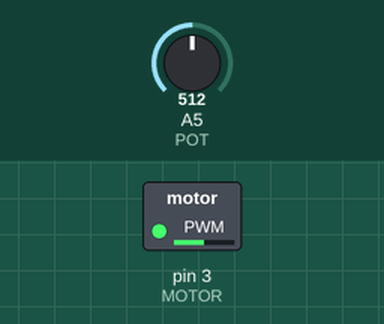
The sketch below on a simulated Arduino Uno, built with avr-gcc and run on an emulated ATmega328P. Parts: switched loads named in the sketch (green lamp = pin HIGH). The test bench sets the inputs (shaded band); at power-on: A5 (POT) = 512.

Above: at 1.2 s.
1.3 s: A5 (POT) set to 716
At 2.2 s:
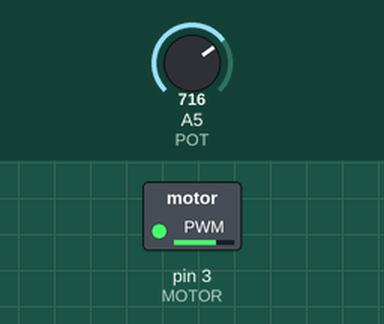
2.8 s: A5 (POT) set to 900
At 3.6 s:
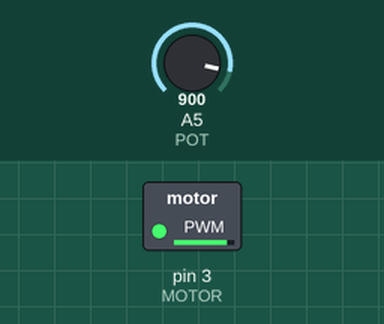
4.3 s: A5 (POT) set to 122
At 4.9 s:
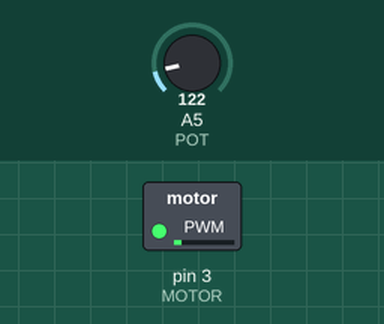
5.8 s: A5 (POT) set to 0
At 6.2 s:
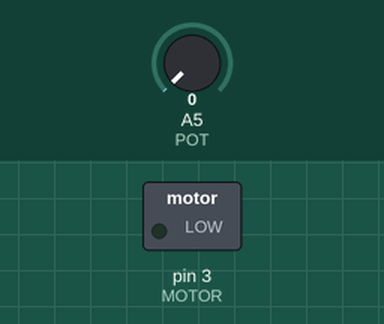
7.3 s: A5 (POT) set to 511
At 8.7 s:
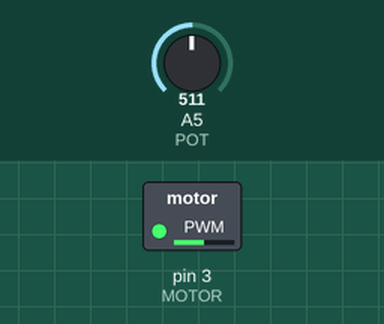
Timing chart, 0 to 9.8 s (numbered marks = the images above; inputs shaded):
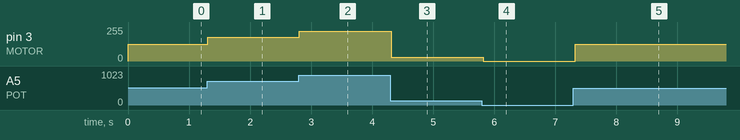

The sketch:

Experiment_2_Speed_Control.ino
```cpp
// (licence header left out)
const int MOTOR = 3; //pin for motor control
const int POT = 5; //A5 pin

int speed = 0; //variable for the speed

void setup() {
  pinMode (MOTOR, OUTPUT); //set pin 3 for output
}

void loop() {
  speed = analogRead (POT); //read the pot value
  speed = map (speed, 0, 1023, 0, 255); // Map the ADC value to PWM value
  analogWrite(MOTOR, speed); //change speed of motor
  delay (50);
}
```

Measured:
- after the input at 1.3 s, pin 3 (MOTOR): 127/255 → 178/255 at once
- after the input at 2.8 s, pin 3 (MOTOR): 178/255 → 224/255 at once
- after the input at 4.3 s, pin 3 (MOTOR): 224/255 → 30/255 at once
- after the input at 5.8 s, pin 3 (MOTOR): 30/255 → 0/255 at once
- after the input at 7.3 s, pin 3 (MOTOR): 0/255 → 127/255 at once
